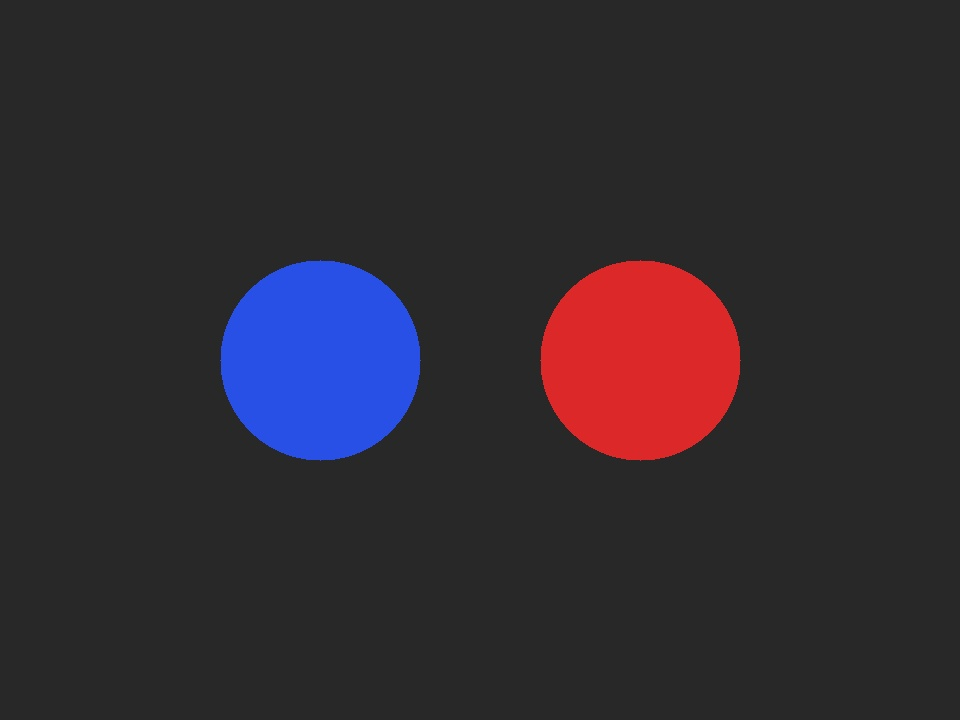
#> input picture data/mission_evidence/tello_region_x_1000200.jpg, 960 x 720 px
$ python -i detect.py   (imports and definitions only)
#> lines starting #> are read from the running program, lines starting #| are printed output that depends on the picture; after the words box and inside, x2 and y2 are one past the last pixel; in counts of white or black regions, pixels touching at a corner belong together
#> further down, picture is the input picture: shape (720, 960, 3); mean B, G, R 48.7, 41.8, 48.2
"""侦察侧轻量检测：颜色标记物（无新依赖）+ 显式 AprilTag。

锚点与物体 A 解耦。mode=apriltag 缺 pupil-apriltags 时 fail-fast，禁止静默回退。
"""

from __future__ import annotations

from dataclasses import dataclass, field
from typing import Any, Dict, List, Optional, Protocol, Sequence, Tuple

import cv2
import numpy as np

HsvRange = Tuple[Tuple[int, int, int], Tuple[int, int, int]]


@dataclass(frozen=True)
class Detection:
    label: str
    confidence: float
    cx: float
    cy: float
    area_ratio: float


@dataclass(frozen=True)
class AnchorHit:
    anchor_id: str
    age_ms: int = 0


@dataclass(frozen=True)
class MarkerSpec:
    label: str
    kind: str = "color"  # color | apriltag
    hsv_ranges: Tuple[HsvRange, ...] = ()
    tag_ids: Tuple[int, ...] = ()
    min_area_ratio: float = 1e-4
    min_confidence: float = 0.55


# 默认演示约定：物体 A = 红；区域锚点（单点）= 蓝
PRESET_OBJECT_A_RED = MarkerSpec(
    label="object_a",
    kind="color",
    hsv_ranges=(
        ((0, 90, 90), (10, 255, 255)),
        ((170, 90, 90), (180, 255, 255)),
    ),
    min_area_ratio=1e-4,
    min_confidence=0.55,
)

PRESET_ANCHOR_BLUE = MarkerSpec(
    label="anchor_blue",
    kind="color",
    hsv_ranges=(((100, 90, 90), (130, 255, 255)),),
    min_area_ratio=5e-4,
    min_confidence=0.55,
)


class AprilTagDetector(Protocol):
    def detect(self, gray: np.ndarray) -> Sequence[Any]: ...


def detect_marker(frame: np.ndarray, spec: MarkerSpec) -> Optional[Detection]:
    if spec.kind == "color":
        return _detect_color(frame, spec)
    if spec.kind == "apriltag":
        raise ValueError("detect_marker(kind=apriltag) 请走 RegionConfirmer + detector")
    raise ValueError(f"unknown MarkerSpec.kind: {spec.kind}")


def find_color_blob(
    frame: np.ndarray,
    *,
    label: str = "object_a",
    hsv_low1: Tuple[int, int, int] = (0, 90, 90),
    hsv_high1: Tuple[int, int, int] = (10, 255, 255),
    hsv_low2: Tuple[int, int, int] = (170, 90, 90),
    hsv_high2: Tuple[int, int, int] = (180, 255, 255),
    min_area_ratio: float = 1e-4,
) -> Optional[Detection]:
    """兼容旧调用：默认红色块。新代码请用 detect_marker + MarkerSpec。"""
    spec = MarkerSpec(
        label=label,
        kind="color",
        hsv_ranges=((hsv_low1, hsv_high1), (hsv_low2, hsv_high2)),
        min_area_ratio=min_area_ratio,
    )
    return detect_marker(frame, spec)


def _detect_color(frame: np.ndarray, spec: MarkerSpec) -> Optional[Detection]:
    if not spec.hsv_ranges:
        return None
    hsv = cv2.cvtColor(frame, cv2.COLOR_BGR2HSV)
#> hsv: shape (720, 960, 3); mean H, S, V 7.2, 19.8, 56.8
    mask = None
    for low, high in spec.hsv_ranges:
        m = cv2.inRange(hsv, np.array(low), np.array(high))
        mask = m if mask is None else cv2.bitwise_or(mask, m)
#> this loop made 2 passes
#> pass 1, in _detect_color, `m = cv2.inRange(hsv, np.array(low), np.array(high))`:
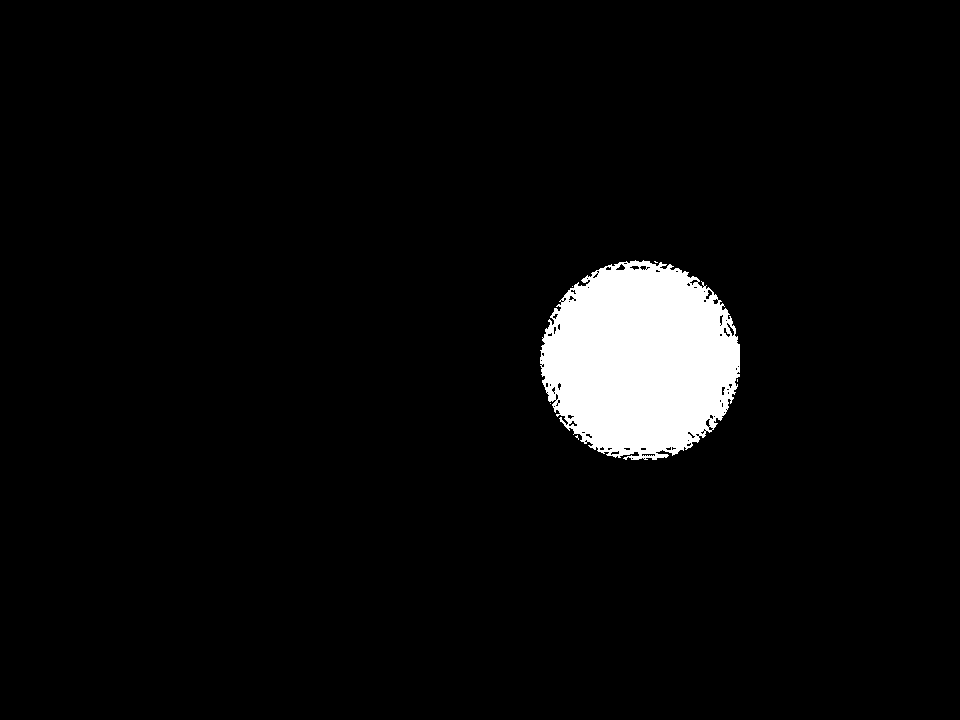
#> m: shape (720, 960); 4.4% white; 6 white regions (5 under 20 px), largest, box (x1, y1, x2, y2) and area: (540, 260, 740, 460) 30148
#> pass 2, in _detect_color, `m = cv2.inRange(hsv, np.array(low), np.array(high))`:
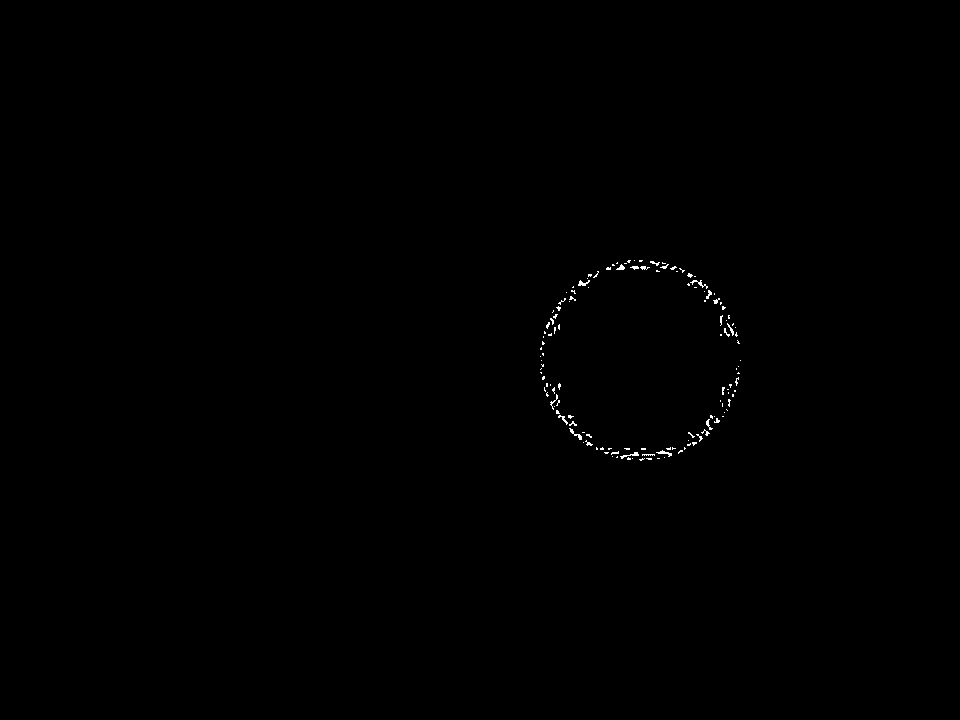
#> m: shape (720, 960); 0.2% white in thin lines or dots, all inside (x1, y1, x2, y2) = (540, 260, 741, 461)
#> pass 2, in _detect_color, `mask = m if mask is None else cv2.bitwise_or(mask, m)`:
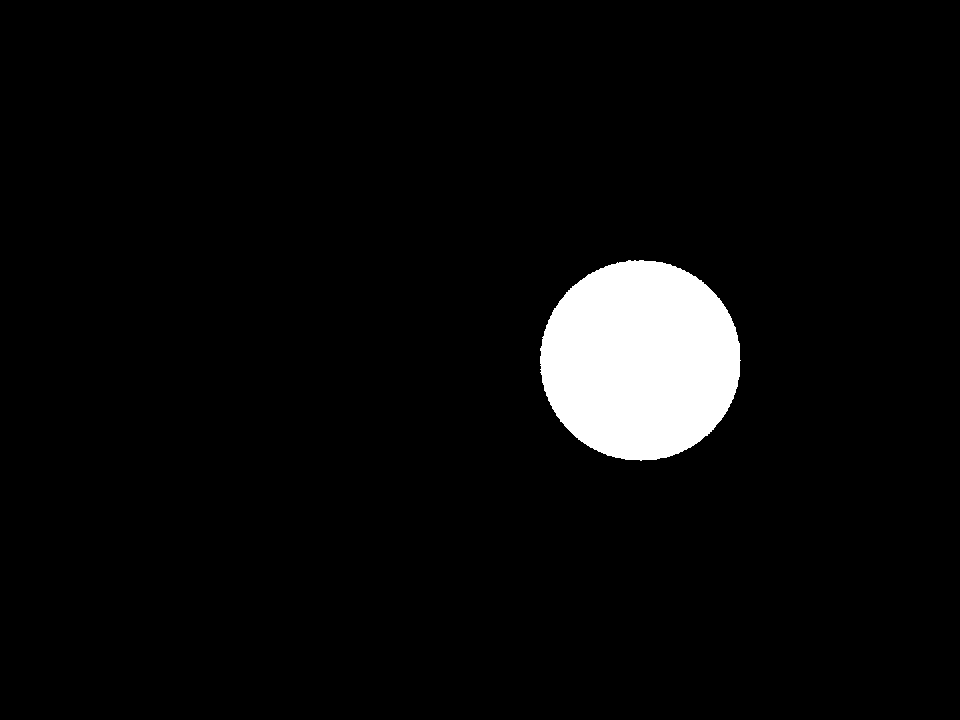
#> mask: shape (720, 960); 4.6% white; 1 white region
    assert mask is not None
    cnts, _ = cv2.findContours(mask, cv2.RETR_EXTERNAL, cv2.CHAIN_APPROX_SIMPLE)
#> cnts = 1 contour; box (x1, y1, x2, y2) and area: (540, 260, 741, 461) 31268
    if not cnts:
        return None
    c = max(cnts, key=cv2.contourArea)
#> c = contour of 279 points, box (x1, y1, x2, y2) (540, 260, 741, 461), area 31268
    area = float(cv2.contourArea(c))
#> area = 31268
    h, w = frame.shape[:2]
#> h = 720; w = 960
    ratio = area / float(h * w)
#> ratio = 0.0452
    if ratio < spec.min_area_ratio:
        return None
    mnt = cv2.moments(c)
#> mnt = moments, m00 31268, centre m10/m00, m01/m00 = (640, 360)
    if mnt["m00"] == 0:
        return None
    cx = float(mnt["m10"] / mnt["m00"])
#> cx = 640
    cy = float(mnt["m01"] / mnt["m00"])
#> cy = 360
    conf = float(min(1.0, 0.55 + ratio / 0.05))
#> conf = 1
    if conf < spec.min_confidence:
        return None
    return Detection(
        label=spec.label, confidence=conf, cx=cx, cy=cy, area_ratio=ratio
    )


# [11 lines left out: function _require_apriltag_detector, not called in this run]


class RegionConfirmer:
    """连续 N 帧看到同一锚点才确认区域。

    - color：用 color_spec（默认蓝）检出后映射为 color_anchor_id
    - apriltag：Tag ID → TAG-{n}；缺库且无注入 detector → RuntimeError
    """

    # [26 lines left out: function __init__, not called in this run]

    def reset(self) -> None:
        self._streak_id = None
        self._streak_n = 0

    # [34 lines left out: functions update, _detect_anchor, not called in this run]

>>> import cv2
>>> picture = cv2.imread('../data/mission_evidence/tello_region_x_1000200.jpg')
>>> result = find_color_blob(picture)

$ run again, on data/mission_evidence/tello_region_x_1785397555569.jpg
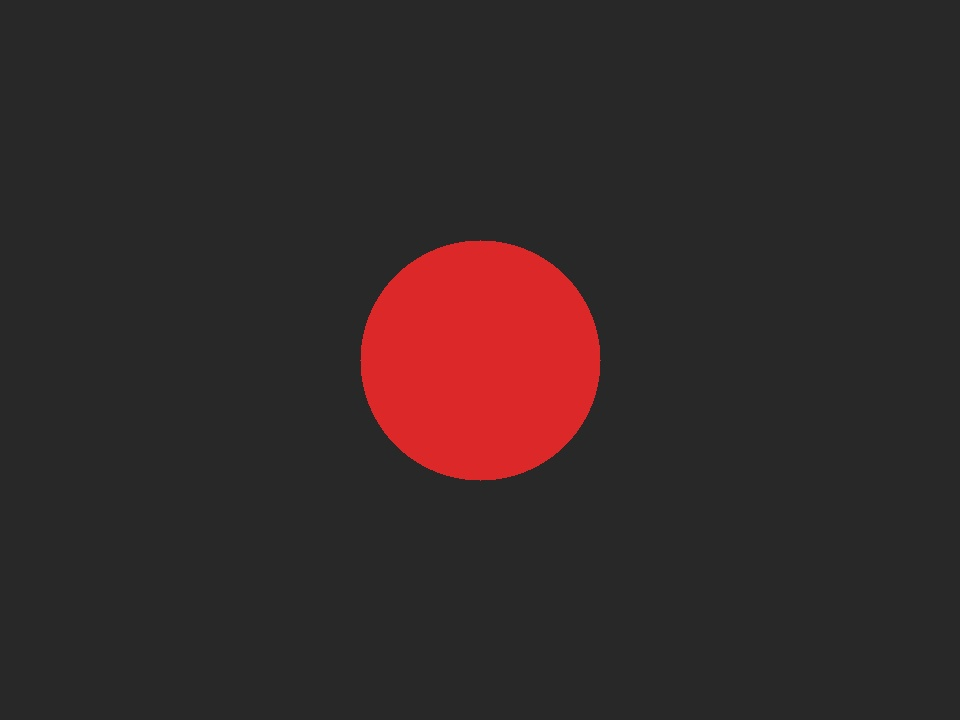
#> input picture data/mission_evidence/tello_region_x_1785397555569.jpg, 960 x 720 px
#> picture is the input picture: shape (720, 960, 3); mean B, G, R 40.1, 40, 51.8
#> hsv: shape (720, 960, 3); mean H, S, V 1.3, 14.1, 51.8
#> the loop in _detect_color, `for low, high in spec.hsv_ranges:` made 2 passes
#> pass 1, in _detect_color, `m = cv2.inRange(hsv, np.array(low), np.array(high))`:
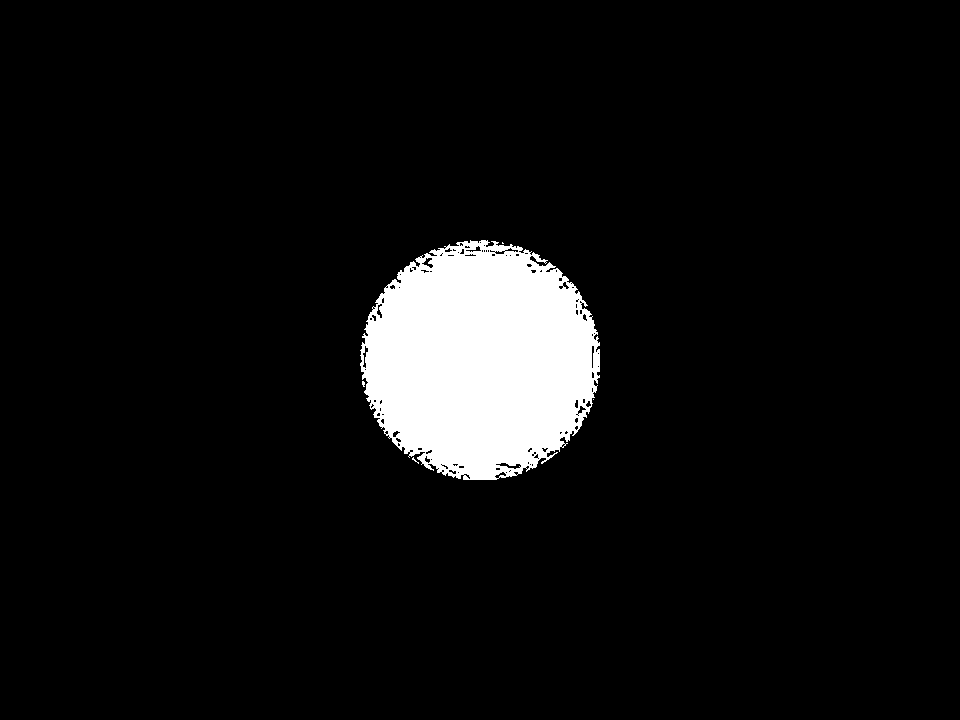
#> m: shape (720, 960); 6.3% white; 5 white regions (4 under 20 px), largest, box (x1, y1, x2, y2) and area: (360, 240, 600, 480) 43383
#> pass 2, in _detect_color, `mask = m if mask is None else cv2.bitwise_or(mask, m)`:
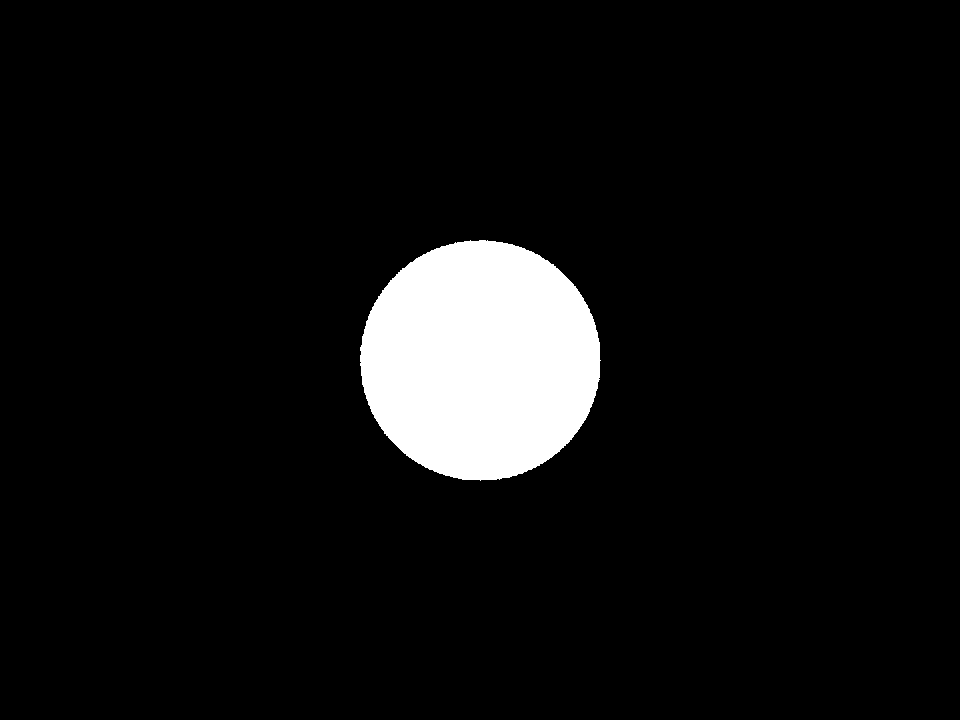
#> mask: shape (720, 960); 6.6% white; 1 white region
#> cnts = 1 contour; box (x1, y1, x2, y2) and area: (360, 240, 601, 481) 45050
#> c = contour of 344 points, box (x1, y1, x2, y2) (360, 240, 601, 481), area 45050
#> area = 45050
#> ratio = 0.0652
#> mnt = moments, m00 45050, centre m10/m00, m01/m00 = (480, 360)
#> cx = 480
#> cy = 360
#> conf = 1
